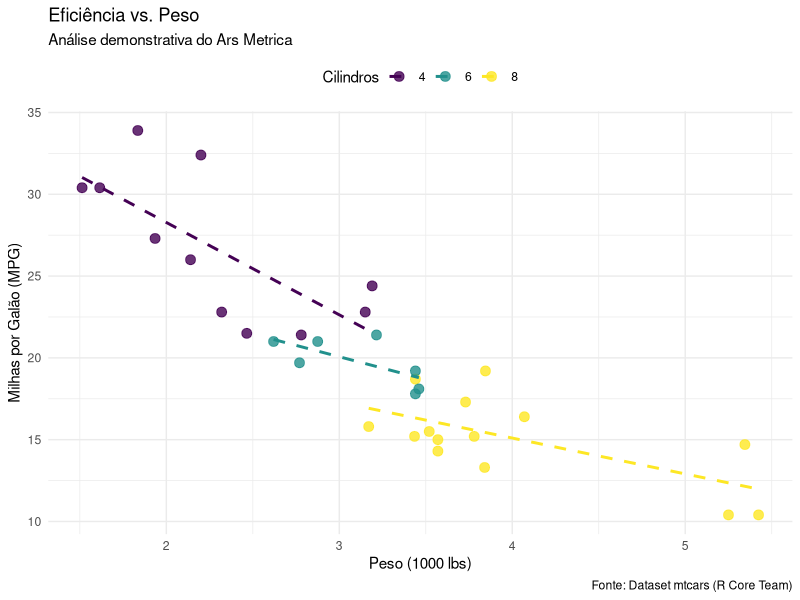

Reproduce this figure in R.
## ---- chunk 1

library(tidyverse)
library(ggthemes)

# Criando um gráfico elegante
ggplot(mtcars, aes(x = wt, y = mpg, color = factor(cyl))) +
  geom_point(size = 3, alpha = 0.8) +
  geom_smooth(method = "lm", se = FALSE, linetype = "dashed") +
  scale_color_viridis_d(name = "Cilindros") +
  labs(
    title = "Eficiência vs. Peso",
    subtitle = "Análise demonstrativa do Ars Metrica",
    x = "Peso (1000 lbs)",
    y = "Milhas por Galão (MPG)",
    caption = "Fonte: Dataset mtcars (R Core Team)"
  ) +
  theme_minimal() +
  theme(legend.position = "top")
